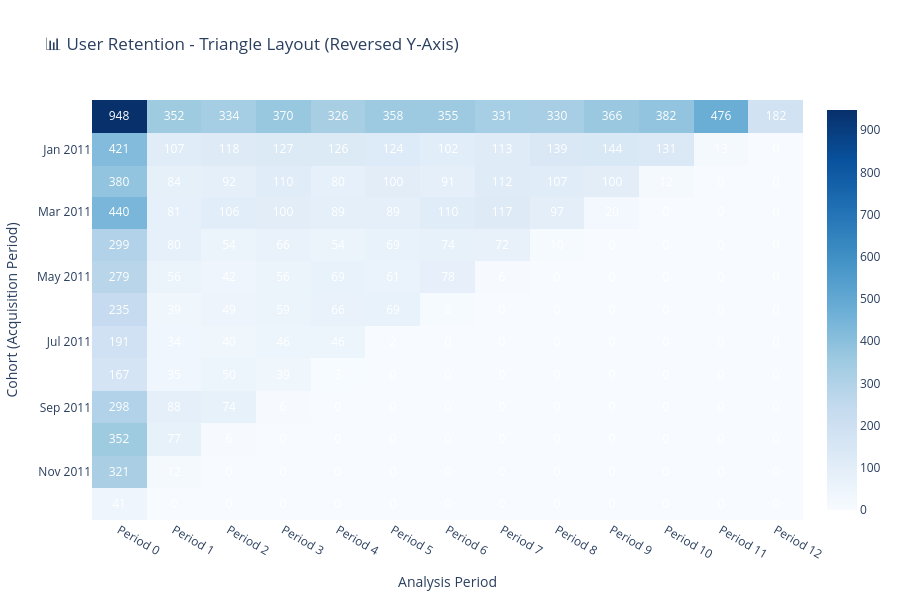

The notebook cell saved with this chart:
### Code cell
# 🆕 NEW FEATURE: Reversed Y-axis (triangle layout)
print("🔄 Creating heatmap with reversed y-axis (newest cohorts at top)...")

reversed_heatmap = plot_cohort_heatmap(
    cohort_data=user_cohorts,
    title="📊 User Retention - Triangle Layout (Reversed Y-Axis)",
    color_scale="Blues",
    show_values=True,
    reverse_y_axis=True,    # 🆕 NEW: Reverse y-axis order
    width=900,
    height=600
)

reversed_heatmap.show()
print("🔺 Triangle layout - matches traditional cohort analysis!")
print("💡 Newest cohorts are now at the top, oldest at bottom")

### Figure 1 — Plotly figure (JSON) as saved in the notebook; plotly's stock layout.template omitted (floating-point values rounded to 4 significant figures; data arrays with more than 128 entries replaced by an {"elided": "..."} marker saying what was removed)
{"data": [{"colorscale": [[0, "rgb(247,251,255)"], [0.125, "rgb(222,235,247)"], [0.25, "rgb(198,219,239)"], [0.375, "rgb(158,202,225)"], [0.5, "rgb(107,174,214)"], [0.625, "rgb(66,146,198)"], [0.75, "rgb(33,113,181)"], [0.875, "rgb(8,81,156)"], [1, "rgb(8,48,107)"]], "hoverongaps": false, "showscale": true, "text": {"elided": "13x13 int values"}, "textfont": {"color": "white", "size": 12}, "texttemplate": "%{text:.0f}", "type": "heatmap", "x": ["Period 0", "Period 1", "Period 2", "Period 3", "Period 4", "Period 5", "Period 6", "Period 7", "Period 8", "Period 9", "Period 10", "Period 11", "Period 12"], "y": ["2010-12-01", "2011-01-01", "2011-02-01", "2011-03-01", "2011-04-01", "2011-05-01", "2011-06-01", "2011-07-01", "2011-08-01", "2011-09-01", "2011-10-01", "2011-11-01", "2011-12-01"], "z": {"elided": "13x13 int values"}}], "layout": {"font": {"size": 12}, "height": 600, "title": {"text": "📊 User Retention - Triangle Layout (Reversed Y-Axis)"}, "width": 900, "xaxis": {"title": {"text": "Analysis Period"}}, "yaxis": {"autorange": "reversed", "title": {"text": "Cohort (Acquisition Period)"}}}}
